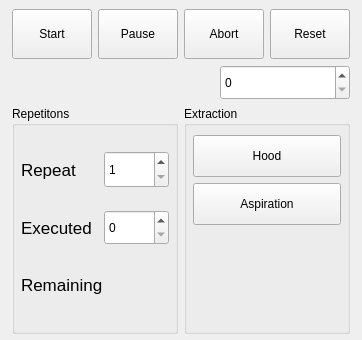
       <widget class="QFrame" name="main_control_qframe">
        <property name="sizePolicy">
         <sizepolicy hsizetype="Fixed" vsizetype="Fixed">
          <horstretch>0</horstretch>
          <verstretch>0</verstretch>
         </sizepolicy>
        </property>
        <property name="minimumSize">
         <size>
          <width>340</width>
          <height>340</height>
         </size>
        </property>
        <property name="maximumSize">
         <size>
          <width>16777215</width>
          <height>340</height>
         </size>
        </property>
        <property name="styleSheet">
         <string notr="true"/>
        </property>
        <layout class="QVBoxLayout" name="verticalLayout_28">
         <property name="spacing">
          <number>6</number>
         </property>
         <property name="leftMargin">
          <number>12</number>
         </property>
         <property name="topMargin">
          <number>9</number>
         </property>
         <property name="rightMargin">
          <number>12</number>
         </property>
         <property name="bottomMargin">
          <number>6</number>
         </property>
         <item>
          <layout class="QHBoxLayout" name="horizontalLayout">
           <item>
            <widget class="HalQButton" name="halqbutton_2">
             <property name="minimumSize">
              <size>
               <width>0</width>
               <height>50</height>
              </size>
             </property>
             <property name="maximumSize">
              <size>
               <width>16777215</width>
               <height>50</height>
              </size>
             </property>
             <property name="text">
              <string>Start</string>
             </property>
             <property name="pinBaseName" stdset="0">
              <string>program.run</string>
             </property>
            </widget>
           </item>
           <item>
            <widget class="HalQButton" name="halqbutton_4">
             <property name="minimumSize">
              <size>
               <width>0</width>
               <height>50</height>
              </size>
             </property>
             <property name="maximumSize">
              <size>
               <width>16777215</width>
               <height>50</height>
              </size>
             </property>
             <property name="text">
              <string>Pause</string>
             </property>
            </widget>
           </item>
           <item>
            <widget class="HalQButton" name="halqbutton">
             <property name="minimumSize">
              <size>
               <width>0</width>
               <height>50</height>
              </size>
             </property>
             <property name="maximumSize">
              <size>
               <width>16777215</width>
               <height>50</height>
              </size>
             </property>
             <property name="text">
              <string>Abort</string>
             </property>
            </widget>
           </item>
           <item>
            <widget class="HalQButton" name="halqbutton_3">
             <property name="minimumSize">
              <size>
               <width>0</width>
               <height>50</height>
              </size>
             </property>
             <property name="maximumSize">
              <size>
               <width>16777215</width>
               <height>50</height>
              </size>
             </property>
             <property name="text">
              <string>Reset</string>
             </property>
            </widget>
           </item>
          </layout>
         </item>
         <item>
          <layout class="QHBoxLayout" name="horizontalLayout_3">
           <item>
            <spacer name="horizontalSpacer">
             <property name="orientation">
              <enum>Qt::Horizontal</enum>
             </property>
             <property name="sizeHint" stdset="0">
              <size>
               <width>40</width>
               <height>20</height>
              </size>
             </property>
            </spacer>
           </item>
           <item>
            <widget class="HalQSpinbox" name="program_run_line">
             <property name="sizePolicy">
              <sizepolicy hsizetype="Fixed" vsizetype="Fixed">
               <horstretch>0</horstretch>
               <verstretch>0</verstretch>
              </sizepolicy>
             </property>
             <property name="minimumSize">
              <size>
               <width>130</width>
               <height>35</height>
              </size>
             </property>
             <property name="maximumSize">
              <size>
               <width>16777215</width>
               <height>35</height>
              </size>
             </property>
             <property name="maximum">
              <number>999999</number>
             </property>
             <property name="rules" stdset="0">
              <string>[{&quot;name&quot;: &quot;Enable&quot;, &quot;property&quot;: &quot;Enable&quot;, &quot;expression&quot;: &quot;ch[0] and (ch[1] not in (\&quot;\&quot;, \&quot;No file loaded\&quot;))&quot;, &quot;channels&quot;: [{&quot;url&quot;: &quot;status:on&quot;, &quot;trigger&quot;: true}, {&quot;url&quot;: &quot;status:file&quot;, &quot;trigger&quot;: true}]}]</string>
             </property>
             <property name="pinBaseName" stdset="0">
              <string>program.run-from-line</string>
             </property>
            </widget>
           </item>
          </layout>
         </item>
         <item>
          <layout class="QHBoxLayout" name="horizontalLayout_97">
           <item>
            <widget class="QGroupBox" name="groupBox_3">
             <property name="title">
              <string>Repetitons</string>
             </property>
             <layout class="QVBoxLayout" name="verticalLayout_47">
              <property name="leftMargin">
               <number>6</number>
              </property>
              <property name="rightMargin">
               <number>6</number>
              </property>
              <item>
               <layout class="QHBoxLayout" name="horizontalLayout_24">
                <item>
                 <widget class="QLabel" name="label_21">
                  <property name="styleSheet">
                   <string notr="true">font-size: 13pt;</string>
                  </property>
                  <property name="text">
                   <string>Repeat</string>
                  </property>
                 </widget>
                </item>
                <item>
                 <widget class="HalQSpinBox" name="program_pcs_reps_3">
                  <property name="minimumSize">
                   <size>
                    <width>60</width>
                    <height>37</height>
                   </size>
                  </property>
                  <property name="maximumSize">
                   <size>
                    <width>65</width>
                    <height>37</height>
                   </size>
                  </property>
                  <property name="styleSheet">
                   <string notr="true"/>
                  </property>
                  <property name="minimum">
                   <number>1</number>
                  </property>
                  <property name="maximum">
                   <number>100</number>
                  </property>
                  <property name="pinBaseName" stdset="0">
                   <string>program.pice.repetitons</string>
                  </property>
                 </widget>
                </item>
               </layout>
              </item>
              <item>
               <layout class="QHBoxLayout" name="horizontalLayout_44">
                <item>
                 <widget class="QLabel" name="label_26">
                  <property name="styleSheet">
                   <string notr="true">font-size: 13pt;</string>
                  </property>
                  <property name="text">
                   <string>Executed</string>
                  </property>
                 </widget>
                </item>
                <item>
                 <widget class="HalQSpinbox" name="program_pcs_exec_3">
                  <property name="minimumSize">
                   <size>
                    <width>60</width>
                    <height>35</height>
                   </size>
                  </property>
                  <property name="maximumSize">
                   <size>
                    <width>65</width>
                    <height>35</height>
                   </size>
                  </property>
                  <property name="maximum">
                   <number>100</number>
                  </property>
                  <property name="pinBaseName" stdset="0">
                   <string>program.pice.executed</string>
                  </property>
                 </widget>
                </item>
               </layout>
              </item>
              <item>
               <layout class="QHBoxLayout" name="horizontalLayout_29">
                <item>
                 <widget class="QLabel" name="label_27">
                  <property name="styleSheet">
                   <string notr="true">font-size: 13pt;</string>
                  </property>
                  <property name="text">
                   <string>Remaining</string>
                  </property>
                 </widget>
                </item>
                <item>
                 <widget class="HalLabel" name="program_pcs_left_3">
                  <property name="minimumSize">
                   <size>
                    <width>60</width>
                    <height>35</height>
                   </size>
                  </property>
                  <property name="maximumSize">
                   <size>
                    <width>65</width>
                    <height>36</height>
                   </size>
                  </property>
                  <property name="alignment">
                   <set>Qt::AlignRight|Qt::AlignTrailing|Qt::AlignVCenter</set>
                  </property>
                  <property name="pinBaseName" stdset="0">
                   <string>program.pice.left</string>
                  </property>
                  <property name="textFormat" stdset="0">
                   <string>.0f</string>
                  </property>
                  <property name="pinType" stdset="0">
                   <enum>HalLabel::u32</enum>
                  </property>
                  <property name="role" stdset="0">
                   <string>box</string>
                  </property>
                 </widget>
                </item>
               </layout>
              </item>
             </layout>
            </widget>
           </item>
           <item>
            <widget class="QGroupBox" name="groupBox_14">
             <property name="title">
              <string>Extraction</string>
             </property>
             <layout class="QVBoxLayout" name="verticalLayout_22">
              <property name="leftMargin">
               <number>6</number>
              </property>
              <property name="topMargin">
               <number>9</number>
              </property>
              <property name="rightMargin">
               <number>6</number>
              </property>
              <property name="bottomMargin">
               <number>9</number>
              </property>
              <item>
               <widget class="ActionButton" name="hood_toggle_3">
                <property name="sizePolicy">
                 <sizepolicy hsizetype="Fixed" vsizetype="Fixed">
                  <horstretch>0</horstretch>
                  <verstretch>0</verstretch>
                 </sizepolicy>
                </property>
                <property name="minimumSize">
                 <size>
                  <width>120</width>
                  <height>42</height>
                 </size>
                </property>
                <property name="maximumSize">
                 <size>
                  <width>150</width>
                  <height>42</height>
                 </size>
                </property>
                <property name="focusPolicy">
                 <enum>Qt::NoFocus</enum>
                </property>
                <property name="styleSheet">
                 <string notr="true">QPushButton {
   	font: 15pt &quot;Bebas Kai&quot;;
}</string>
                </property>
                <property name="text">
                 <string>Hood</string>
                </property>
                <property name="checkable">
                 <bool>true</bool>
                </property>
                <property name="actionName" stdset="0">
                 <string>extraction.hood.toggle</string>
                </property>
               </widget>
              </item>
              <item>
               <widget class="ActionButton" name="aspiration_toggle_3">
                <property name="sizePolicy">
                 <sizepolicy hsizetype="Fixed" vsizetype="Fixed">
                  <horstretch>0</horstretch>
                  <verstretch>0</verstretch>
                 </sizepolicy>
                </property>
                <property name="minimumSize">
                 <size>
                  <width>120</width>
                  <height>42</height>
                 </size>
                </property>
                <property name="maximumSize">
                 <size>
                  <width>150</width>
                  <height>42</height>
                 </size>
                </property>
                <property name="focusPolicy">
                 <enum>Qt::NoFocus</enum>
                </property>
                <property name="styleSheet">
                 <string notr="true">QPushButton {
   	font: 15pt &quot;Bebas Kai&quot;;
}</string>
                </property>
                <property name="text">
                 <string>Aspiration</string>
                </property>
                <property name="checkable">
                 <bool>true</bool>
                </property>
                <property name="rules" stdset="0">
                 <string>[]</string>
                </property>
                <property name="actionName" stdset="0">
                 <string>extraction.aspiration.toggle</string>
                </property>
               </widget>
              </item>
              <item>
               <spacer name="verticalSpacer_9">
                <property name="orientation">
                 <enum>Qt::Vertical</enum>
                </property>
                <property name="sizeHint" stdset="0">
                 <size>
                  <width>20</width>
                  <height>40</height>
                 </size>
                </property>
               </spacer>
              </item>
             </layout>
            </widget>
           </item>
          </layout>
         </item>
         <item>
          <layout class="QHBoxLayout" name="horizontalLayout_6"/>
         </item>
        </layout>
       </widget>
